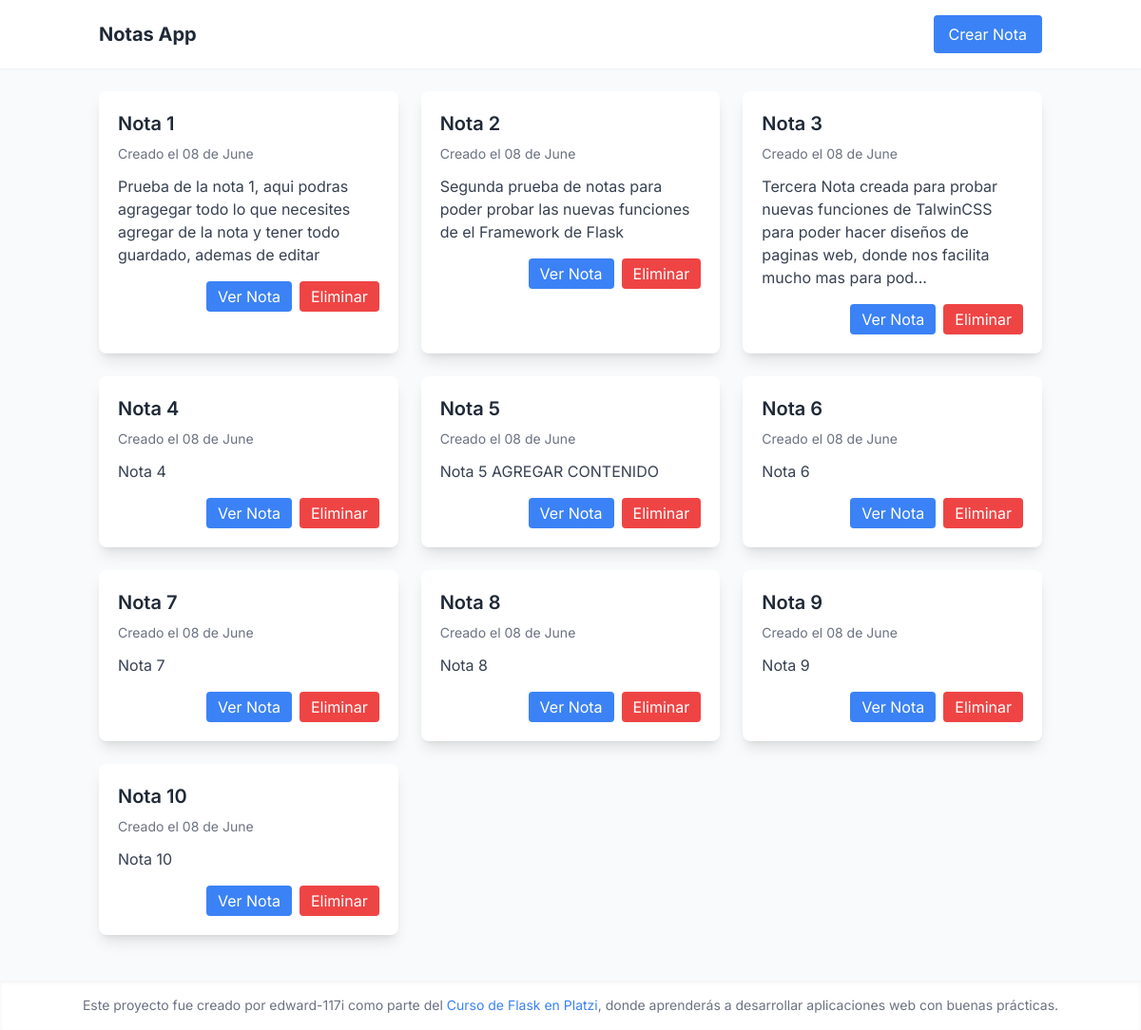
Before: / with the older database file.
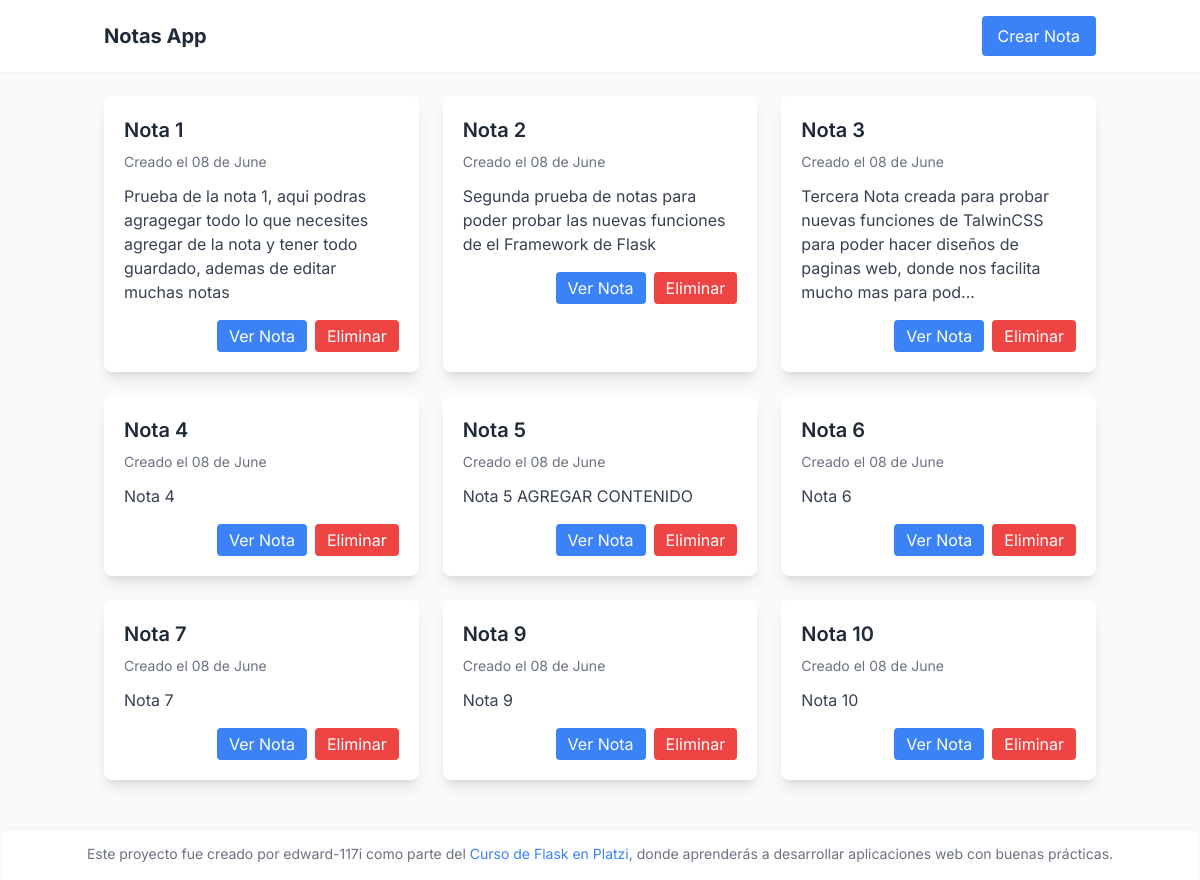
After: the same page with the newer database file.
### models.py (models this page shows, shortened)
class Note(db.Model):
    id = db.Column(db.Integer, primary_key=True)
    title = db.Column(db.String(50), nullable=False)
    content = db.Column(db.String(100), nullable=False)
    created_at = db.Column(db.DateTime, default=db.func.now())

### notes/routes.py (the view)
@notes_bp.route("/")
def home():
    notes = Note.query.all()
    return render_template("home.html", notes=notes)

### templates/home.html (shortened to what this page needs)
{% extends "base.html" %}
{% block content %}
{% if notes %}
<div class="grid grid-cols-1 md:grid-cols-2 lg:grid-cols-3 gap-6">
    {% for note in notes %}
    <div class="bg-white shadow-lg rounded-lg p-5">
        <h2 class="text-xl font-semibold text-gray-800 mb-2">{{ note.title }}</h2>
        <p class="text-sm text-gray-500 mb-3">Creado el {{ note.created_at.strftime('%d de %B') }}</p>
        <p class="text-gray-700 mb-4">
            {{ note.content[:140] }}{% if note.content|length > 140 %}...{% endif %}
        </p>
        <div class="flex justify-end space-x-2">
            <a href="{{ url_for('notes.edit_note', id=note.id) }}"
                class="px-3 py-1 bg-blue-500 text-white rounded hover:bg-blue-600" title="Editar Nota">Ver Nota</a>
            <form method="POST" action="{{ url_for('notes.delete_note', id=note.id) }}" id="deleteForm-{{ note.id }}">
                <button type="button" class="px-3 py-1 bg-red-500 text-white rounded hover:bg-red-600"
                    title="Eliminar Nota" onclick="openDeleteModal({{ note.id }})">Eliminar</button>
            </form>
        </div>
    </div>
    {% endfor %}
</div>
{% else %}
<p class="text-gray-500">No hay notas disponibles. ¡Comienza creando una!</p>
{% endif %}
{% endblock %}

### templates/base.html (shortened to what this page needs)
<!DOCTYPE html>
<html lang="es">
<head>
    <script src="https://cdn.tailwindcss.com"></script>
</head>
<body class="min-h-screen flex flex-col">
    <nav class="sticky top-0 z-50 bg-white shadow-sm py-4">
        <div class="container mx-auto flex justify-between items-center px-4">
            <a href="{{ url_for('notes.home') }}" class="text-xl font-bold text-gray-800">Notas App</a>
            <div class="flex items-center space-x-3">
                {% if request.endpoint not in ['notes.create_note', 'notes.edit_note', 'auth.login'] %}
                <a href="{{ url_for('notes.create_note') }}"
                    class="px-4 py-2 bg-blue-500 text-white rounded hover:bg-blue-600 transition">Crear Nota</a>
                {% endif %}
            </div>
        </div>
    </nav>
    <main class="flex-grow container mx-auto py-6 px-4">
        {% block content %}{% endblock %}
    </main>
    <footer class="bg-white shadow-inner text-center p-4 mt-6 text-sm text-gray-500">
        Este proyecto fue creado por edward-117i como parte del <a href="https://platzi.com/cursos/flask/"
            class="text-blue-500 hover:underline" target="_blank">Curso de Flask en Platzi</a>, donde aprenderás a
        desarrollar aplicaciones web con buenas prácticas.
    </footer>
</body>
</html>

### templates/base.html (style rules this page uses)
body { font-family: 'Inter', sans-serif; background-color: #f9fafb; color: #333; }

Changed rows visible on the page:
removed Note: title "Nota 8", created_at "08 de June", content "Nota 8"
changed Note "Nota 1": content "Prueba de la nota 1, aqui podras agragegar todo lo que necesites agregar de la nota y tener todo guardado, ademas de editar" → "Prueba de la nota 1, aqui podras agragegar todo lo que necesites agregar de la nota y tener todo guardado, ademas de editar muchas notas"
